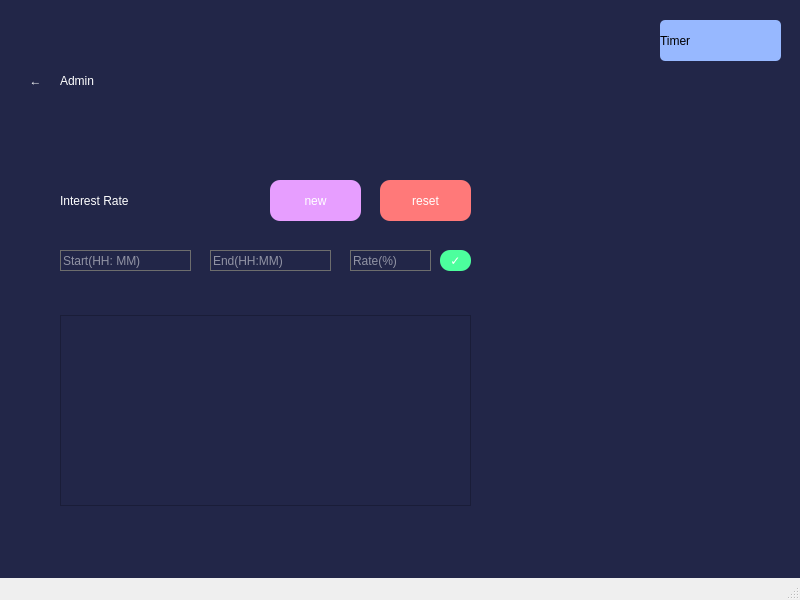
<?xml version="1.0" encoding="UTF-8"?>
<ui version="4.0">
 <class>MainWindow</class>
 <widget class="QMainWindow" name="MainWindow">
  <property name="geometry">
   <rect>
    <x>0</x>
    <y>0</y>
    <width>800</width>
    <height>600</height>
   </rect>
  </property>
  <property name="windowTitle">
   <string>MainWindow</string>
  </property>
  <property name="styleSheet">
   <string notr="true"/>
  </property>
  <widget class="QWidget" name="centralwidget">
   <property name="styleSheet">
    <string notr="true">QWidget
{
	background-color: rgb(34, 38, 72)
}</string>
   </property>
   <widget class="QStackedWidget" name="stackedWidget">
    <property name="geometry">
     <rect>
      <x>0</x>
      <y>10</y>
      <width>801</width>
      <height>551</height>
     </rect>
    </property>
    <property name="currentIndex">
     <number>2</number>
    </property>
    <widget class="QWidget" name="home_page">
     <widget class="QPushButton" name="admin_button">
      <property name="geometry">
       <rect>
        <x>460</x>
        <y>440</y>
        <width>271</width>
        <height>61</height>
       </rect>
      </property>
      <property name="styleSheet">
       <string notr="true">QPushButton
{
	border: none;
	color:rgb(255, 255, 255);
	background-color: rgb(61, 43, 118);
	font: 36pt &quot;Sans Serif Collection&quot;;
	border-radius: 10px;
}

QPushButton::Hover
{
	background-color:rgb(77, 55, 150);
}</string>
      </property>
      <property name="text">
       <string>Admin</string>
      </property>
     </widget>
     <widget class="QPushButton" name="settings_button">
      <property name="geometry">
       <rect>
        <x>20</x>
        <y>30</y>
        <width>151</width>
        <height>41</height>
       </rect>
      </property>
      <property name="styleSheet">
       <string notr="true">QPushButton
{
	border: none;
	color:rgb(255, 255, 255);
	background-color: rgb(115, 105, 163);
	font: 24pt &quot;Sans Serif Collection&quot;;
	border-radius: 10px;
}

QPushButton::Hover
{
	background-color:rgb(148, 135, 211);
}</string>
      </property>
      <property name="text">
       <string>Settings</string>
      </property>
     </widget>
     <widget class="QPushButton" name="user_button">
      <property name="geometry">
       <rect>
        <x>70</x>
        <y>440</y>
        <width>271</width>
        <height>61</height>
       </rect>
      </property>
      <property name="styleSheet">
       <string notr="true">QPushButton
{
	border: none;
	color: rgb(255, 255, 255);
	background-color: rgb(35, 37, 162);
	font: 36pt &quot;Sans Serif Collection&quot;;
	border-radius: 10px;
}

QPushButton::Hover
{
	background-color: rgb(46, 48, 211);
}</string>
      </property>
      <property name="text">
       <string>User</string>
      </property>
     </widget>
     <widget class="QLabel" name="title">
      <property name="geometry">
       <rect>
        <x>40</x>
        <y>130</y>
        <width>691</width>
        <height>131</height>
       </rect>
      </property>
      <property name="styleSheet">
       <string notr="true">QLabel
{
	color: rgb(255, 255, 255);
	font: 600 48pt &quot;Cascadia Code&quot;;
}</string>
      </property>
      <property name="text">
       <string>IZCC Casino Bank</string>
      </property>
     </widget>
    </widget>
    <widget class="QWidget" name="user_page">
     <widget class="QLineEdit" name="search_box">
      <property name="geometry">
       <rect>
        <x>30</x>
        <y>130</y>
        <width>201</width>
        <height>41</height>
       </rect>
      </property>
      <property name="styleSheet">
       <string notr="true">QLineEdit
{
	frame: rgb(255, 255, 255);
	color:rgb(255, 255, 255);
	font: 20pt &quot;Sans Serif Collection&quot;;
}</string>
      </property>
      <property name="text">
       <string/>
      </property>
     </widget>
     <widget class="QPushButton" name="search_button">
      <property name="geometry">
       <rect>
        <x>240</x>
        <y>130</y>
        <width>121</width>
        <height>41</height>
       </rect>
      </property>
      <property name="styleSheet">
       <string notr="true">QPushButton
{
	border: none;
	color:rgb(255, 255, 255);
	background-color: rgb(87, 98, 161);
	font: 24pt &quot;Sans Serif Collection&quot;;
	border-radius: 10px;
}

QPushButton::Hover
{
	background-color:rgb(129, 146, 239);
}</string>
      </property>
      <property name="text">
       <string>search</string>
      </property>
     </widget>
     <widget class="QLabel" name="user_title">
      <property name="geometry">
       <rect>
        <x>60</x>
        <y>30</y>
        <width>211</width>
        <height>81</height>
       </rect>
      </property>
      <property name="styleSheet">
       <string notr="true">QLabel
{
	color: rgb(255, 255, 255);
	font: 600 36pt &quot;Cascadia Code&quot;;
}</string>
      </property>
      <property name="text">
       <string>User</string>
      </property>
     </widget>
     <widget class="QPushButton" name="return_button">
      <property name="geometry">
       <rect>
        <x>20</x>
        <y>50</y>
        <width>31</width>
        <height>41</height>
       </rect>
      </property>
      <property name="styleSheet">
       <string notr="true">QPushButton
{
	border: none;
	color:rgb(255, 255, 255);
	background-color: rgb(34, 38, 72);
	font: 900 24pt &quot;Noto Sans TC&quot;;
	border-radius: 10px;
}

QPushButton::Hover
{
	color:rgb(181, 181, 181);
}</string>
      </property>
      <property name="text">
       <string>←</string>
      </property>
     </widget>
     <widget class="QWidget" name="account_info" native="true">
      <property name="geometry">
       <rect>
        <x>460</x>
        <y>130</y>
        <width>301</width>
        <height>391</height>
       </rect>
      </property>
      <property name="styleSheet">
       <string notr="true">QWidget
{
	background-color:rgb(90, 93, 138);
}</string>
      </property>
      <widget class="QLabel" name="account_name">
       <property name="geometry">
        <rect>
         <x>10</x>
         <y>10</y>
         <width>281</width>
         <height>41</height>
        </rect>
       </property>
       <property name="styleSheet">
        <string notr="true">QLabel
{
	border: none;
	color:rgb(255, 255, 255);
	font: 20pt &quot;Sans Serif Collection&quot;;
}</string>
       </property>
       <property name="text">
        <string>Account Name</string>
       </property>
      </widget>
      <widget class="QPushButton" name="depo_button">
       <property name="geometry">
        <rect>
         <x>20</x>
         <y>70</y>
         <width>111</width>
         <height>31</height>
        </rect>
       </property>
       <property name="styleSheet">
        <string notr="true">QPushButton
{
	border: none;
	color:rgb(255, 255, 255);
	background-color: rgb(129, 120, 163);
	font: 16pt &quot;Sans Serif Collection&quot;;
	border-radius: 10px;
}

QPushButton::Hover
{
	background-color:rgb(168, 157, 213)
}</string>
       </property>
       <property name="text">
        <string>Deposit</string>
       </property>
      </widget>
      <widget class="QPushButton" name="draw_button">
       <property name="geometry">
        <rect>
         <x>170</x>
         <y>70</y>
         <width>111</width>
         <height>31</height>
        </rect>
       </property>
       <property name="styleSheet">
        <string notr="true">QPushButton
{
	border: none;
	color:rgb(255, 255, 255);
	background-color: rgb(34, 39, 148);
	font: 16pt &quot;Sans Serif Collection&quot;;
	border-radius: 10px;
}

QPushButton::Hover
{
	background-color:rgb(45, 52, 194);
}</string>
       </property>
       <property name="text">
        <string>Withdraw</string>
       </property>
      </widget>
      <widget class="QPushButton" name="x_button">
       <property name="geometry">
        <rect>
         <x>260</x>
         <y>10</y>
         <width>31</width>
         <height>31</height>
        </rect>
       </property>
       <property name="styleSheet">
        <string notr="true">QPushButton
{
	border: none;
	color: rgb(255, 255, 255);
	font: 700 16pt &quot;Noto Sans TC&quot;;
	background-color: rgb(241, 110, 106);
	border-radius:10px;
	text-align: center;
}

QPushButton::Hover
{
	background-color: rgb(241, 77, 65);
}</string>
       </property>
       <property name="text">
        <string>x</string>
       </property>
      </widget>
      <widget class="QLineEdit" name="amount_box">
       <property name="geometry">
        <rect>
         <x>20</x>
         <y>120</y>
         <width>201</width>
         <height>21</height>
        </rect>
       </property>
       <property name="styleSheet">
        <string notr="true">QLineEdit
{
	border-width: 1px;
	border-style: solid;
	border-color: rgb(109, 109, 109);
	color:rgb(255, 255, 255);
	font: 14pt &quot;Sans Serif Collection&quot;;
}</string>
       </property>
       <property name="text">
        <string/>
       </property>
       <property name="placeholderText">
        <string>Amount: </string>
       </property>
      </widget>
      <widget class="QPushButton" name="enter_amount">
       <property name="geometry">
        <rect>
         <x>240</x>
         <y>120</y>
         <width>41</width>
         <height>21</height>
        </rect>
       </property>
       <property name="styleSheet">
        <string notr="true">QPushButton
{
	border: none;
	color: rgb(255, 255, 255);
	font: 700 16pt &quot;Noto Sans TC&quot;;
	background-color: rgb(76, 255, 157);
	border-radius:10px;
	text-align: center;
}

QPushButton::Hover
{
	background-color: rgb(171, 255, 185);
}</string>
       </property>
       <property name="text">
        <string>✓</string>
       </property>
      </widget>
      <widget class="QListWidget" name="depo_list">
       <property name="geometry">
        <rect>
         <x>20</x>
         <y>160</y>
         <width>256</width>
         <height>161</height>
        </rect>
       </property>
       <property name="styleSheet">
        <string notr="true">QListWidget
{
	color: rgb(255, 255, 255);
	font: 500 14pt &quot;Noto Sans TC&quot;;
	margin: 5px, 5px, 5px, 0px;
}</string>
       </property>
      </widget>
      <widget class="QLabel" name="no_deposit">
       <property name="geometry">
        <rect>
         <x>60</x>
         <y>220</y>
         <width>201</width>
         <height>41</height>
        </rect>
       </property>
       <property name="styleSheet">
        <string notr="true">QLabel
{
	border: none;
	color:rgb(255, 255, 255);
	font: 18pt &quot;Sans Serif Collection&quot;;
	text-align: center;
}</string>
       </property>
       <property name="text">
        <string>No Deposits Yet</string>
       </property>
      </widget>
      <widget class="QLabel" name="total_amount">
       <property name="geometry">
        <rect>
         <x>30</x>
         <y>330</y>
         <width>201</width>
         <height>41</height>
        </rect>
       </property>
       <property name="styleSheet">
        <string notr="true">QLabel
{
	border: none;
	color:rgb(255, 255, 255);
	font: 18pt &quot;Sans Serif Collection&quot;;
}</string>
       </property>
       <property name="text">
        <string>Total:</string>
       </property>
      </widget>
     </widget>
     <widget class="QListWidget" name="account_list">
      <property name="geometry">
       <rect>
        <x>30</x>
        <y>200</y>
        <width>381</width>
        <height>321</height>
       </rect>
      </property>
      <property name="styleSheet">
       <string notr="true">QListWidget
{
	color: rgb(255, 255, 255);
	font: 500 18pt &quot;Noto Sans TC&quot;;
	margin: 5px, 5px, 5px, 0px;
}</string>
      </property>
     </widget>
     <widget class="QWidget" name="new_account_screen" native="true">
      <property name="geometry">
       <rect>
        <x>90</x>
        <y>290</y>
        <width>261</width>
        <height>131</height>
       </rect>
      </property>
      <property name="styleSheet">
       <string notr="true">QWidget
{
	background-color:rgb(90, 93, 138);
}</string>
      </property>
      <widget class="QLabel" name="new_account_confirm">
       <property name="geometry">
        <rect>
         <x>20</x>
         <y>10</y>
         <width>231</width>
         <height>41</height>
        </rect>
       </property>
       <property name="styleSheet">
        <string notr="true">QLabel
{
	border: none;
	color:rgb(255, 255, 255);
	font: 20pt &quot;Sans Serif Collection&quot;;
	text-align: center;
}</string>
       </property>
       <property name="text">
        <string>Add New Account ?</string>
       </property>
      </widget>
      <widget class="QPushButton" name="add_account">
       <property name="geometry">
        <rect>
         <x>30</x>
         <y>80</y>
         <width>80</width>
         <height>24</height>
        </rect>
       </property>
       <property name="styleSheet">
        <string notr="true">QPushButton
{
	border: none;
	color: rgb(255, 255, 255);
	font: 700 16pt &quot;Noto Sans TC&quot;;
	background-color: rgb(76, 255, 157);
	border-radius:10px;
	text-align: center;
}

QPushButton::Hover
{
	background-color: rgb(171, 255, 185);
}</string>
       </property>
       <property name="text">
        <string>Yes</string>
       </property>
      </widget>
      <widget class="QPushButton" name="not_add_account">
       <property name="geometry">
        <rect>
         <x>150</x>
         <y>80</y>
         <width>80</width>
         <height>24</height>
        </rect>
       </property>
       <property name="styleSheet">
        <string notr="true">QPushButton
{
	border: none;
	color: rgb(255, 255, 255);
	font: 700 16pt &quot;Noto Sans TC&quot;;
	background-color: rgb(241, 110, 106);
	border-radius:10px;
	text-align: center;
}

QPushButton::Hover
{
	background-color: rgb(241, 77, 65);
}</string>
       </property>
       <property name="text">
        <string>No</string>
       </property>
      </widget>
     </widget>
     <widget class="QPushButton" name="new_account_button">
      <property name="geometry">
       <rect>
        <x>370</x>
        <y>130</y>
        <width>41</width>
        <height>41</height>
       </rect>
      </property>
      <property name="styleSheet">
       <string notr="true">QPushButton
{
	border: none;
	color:rgb(255, 255, 255);
	background-color: rgb(163, 155, 255);
	font: 24pt &quot;Sans Serif Collection&quot;;
	border-radius: 10px;
}

QPushButton::Hover
{
	background-color:rgb(138, 123, 255);
}</string>
      </property>
      <property name="text">
       <string>+</string>
      </property>
     </widget>
     <widget class="QLabel" name="account_not_found">
      <property name="geometry">
       <rect>
        <x>80</x>
        <y>230</y>
        <width>291</width>
        <height>41</height>
       </rect>
      </property>
      <property name="styleSheet">
       <string notr="true">QLabel
{
	border: none;
	color:rgb(255, 255, 255);
	font: 20pt &quot;Sans Serif Collection&quot;;
	text-align: center;
}</string>
      </property>
      <property name="text">
       <string>ACCOUNT NOT FOUND</string>
      </property>
     </widget>
    </widget>
    <widget class="QWidget" name="admin_page">
     <widget class="QLabel" name="admin_title">
      <property name="geometry">
       <rect>
        <x>60</x>
        <y>30</y>
        <width>141</width>
        <height>81</height>
       </rect>
      </property>
      <property name="styleSheet">
       <string notr="true">QLabel
{
	color: rgb(255, 255, 255);
	font: 600 36pt &quot;Cascadia Code&quot;;
}</string>
      </property>
      <property name="text">
       <string>Admin</string>
      </property>
     </widget>
     <widget class="QLabel" name="Interest_rate">
      <property name="geometry">
       <rect>
        <x>60</x>
        <y>150</y>
        <width>191</width>
        <height>81</height>
       </rect>
      </property>
      <property name="styleSheet">
       <string notr="true">QLabel
{
	color: rgb(255, 255, 255);
	font: 24pt &quot;Sans Serif Collection&quot;;
}
</string>
      </property>
      <property name="text">
       <string>Interest Rate</string>
      </property>
     </widget>
     <widget class="QPushButton" name="new_button">
      <property name="geometry">
       <rect>
        <x>270</x>
        <y>170</y>
        <width>91</width>
        <height>41</height>
       </rect>
      </property>
      <property name="styleSheet">
       <string notr="true">QPushButton
{
	border: none;
	color:rgb(255, 255, 255);
	background-color: rgb(231, 158, 255);
	font: 24pt &quot;Sans Serif Collection&quot;;
	border-radius: 10px;
}

QPushButton::Hover
{
	background-color:rgb(227, 124, 255)
}</string>
      </property>
      <property name="text">
       <string>new</string>
      </property>
     </widget>
     <widget class="QPushButton" name="reset_button">
      <property name="geometry">
       <rect>
        <x>380</x>
        <y>170</y>
        <width>91</width>
        <height>41</height>
       </rect>
      </property>
      <property name="styleSheet">
       <string notr="true">QPushButton
{
	border: none;
	color:rgb(255, 255, 255);
	background-color: rgb(255, 121, 121);
	font: 24pt &quot;Sans Serif Collection&quot;;
	border-radius: 10px;
}

QPushButton::Hover
{
	background-color:rgb(255, 79, 79)
}</string>
      </property>
      <property name="text">
       <string>reset</string>
      </property>
     </widget>
     <widget class="QListWidget" name="rate_list">
      <property name="geometry">
       <rect>
        <x>60</x>
        <y>300</y>
        <width>411</width>
        <height>201</height>
       </rect>
      </property>
      <property name="styleSheet">
       <string notr="true">QListWidget
{
	color: rgb(255, 255, 255);
	font: 500 15pt &quot;Noto Sans TC&quot;;
	margin: 5px, 5px, 5px, 0px;
}</string>
      </property>
     </widget>
     <widget class="QLineEdit" name="start_time_box">
      <property name="geometry">
       <rect>
        <x>60</x>
        <y>240</y>
        <width>131</width>
        <height>21</height>
       </rect>
      </property>
      <property name="styleSheet">
       <string notr="true">QLineEdit
{
	border-width: 1px;
	border-style: solid;
	border-color: rgb(109, 109, 109);
	color:rgb(255, 255, 255);
	font: 14pt &quot;Sans Serif Collection&quot;;
}</string>
      </property>
      <property name="text">
       <string/>
      </property>
      <property name="placeholderText">
       <string>Start(HH: MM)</string>
      </property>
     </widget>
     <widget class="QLineEdit" name="end_time_box">
      <property name="geometry">
       <rect>
        <x>210</x>
        <y>240</y>
        <width>121</width>
        <height>21</height>
       </rect>
      </property>
      <property name="styleSheet">
       <string notr="true">QLineEdit
{
	border-width: 1px;
	border-style: solid;
	border-color: rgb(109, 109, 109);
	color:rgb(255, 255, 255);
	font: 14pt &quot;Sans Serif Collection&quot;;
}</string>
      </property>
      <property name="text">
       <string/>
      </property>
      <property name="placeholderText">
       <string>End(HH:MM)</string>
      </property>
     </widget>
     <widget class="QLineEdit" name="rate_box">
      <property name="geometry">
       <rect>
        <x>350</x>
        <y>240</y>
        <width>81</width>
        <height>21</height>
       </rect>
      </property>
      <property name="styleSheet">
       <string notr="true">QLineEdit
{
	border-width: 1px;
	border-style: solid;
	border-color: rgb(109, 109, 109);
	color:rgb(255, 255, 255);
	font: 14pt &quot;Sans Serif Collection&quot;;
}</string>
      </property>
      <property name="text">
       <string/>
      </property>
      <property name="placeholderText">
       <string>Rate(%)</string>
      </property>
     </widget>
     <widget class="QPushButton" name="enter_new_rate">
      <property name="geometry">
       <rect>
        <x>440</x>
        <y>240</y>
        <width>31</width>
        <height>21</height>
       </rect>
      </property>
      <property name="styleSheet">
       <string notr="true">QPushButton
{
	border: none;
	color: rgb(255, 255, 255);
	font: 700 16pt &quot;Noto Sans TC&quot;;
	background-color: rgb(76, 255, 157);
	border-radius:10px;
	text-align: center;
}

QPushButton::Hover
{
	background-color: rgb(171, 255, 185);
}</string>
      </property>
      <property name="text">
       <string>✓</string>
      </property>
     </widget>
     <widget class="QPushButton" name="return_button_2">
      <property name="geometry">
       <rect>
        <x>20</x>
        <y>50</y>
        <width>31</width>
        <height>41</height>
       </rect>
      </property>
      <property name="styleSheet">
       <string notr="true">QPushButton
{
	border: none;
	color:rgb(255, 255, 255);
	background-color: rgb(34, 38, 72);
	font: 900 24pt &quot;Noto Sans TC&quot;;
	border-radius: 10px;
}

QPushButton::Hover
{
	color:rgb(181, 181, 181);
}</string>
      </property>
      <property name="text">
       <string>←</string>
      </property>
     </widget>
    </widget>
    <widget class="QWidget" name="page"/>
   </widget>
   <widget class="QLabel" name="clock">
    <property name="geometry">
     <rect>
      <x>660</x>
      <y>20</y>
      <width>121</width>
      <height>41</height>
     </rect>
    </property>
    <property name="styleSheet">
     <string notr="true">QLabel
{
	background-color: rgb(151, 184, 255);
	font: 700 18pt &quot;Calibri&quot;;
	border-radius: 5px;
	qproperty-alignment: AlignCenter;
}</string>
    </property>
    <property name="text">
     <string>Timer</string>
    </property>
   </widget>
  </widget>
  <widget class="QMenuBar" name="menubar">
   <property name="geometry">
    <rect>
     <x>0</x>
     <y>0</y>
     <width>800</width>
     <height>21</height>
    </rect>
   </property>
  </widget>
  <widget class="QStatusBar" name="statusbar"/>
 </widget>
 <resources/>
 <connections/>
</ui>
